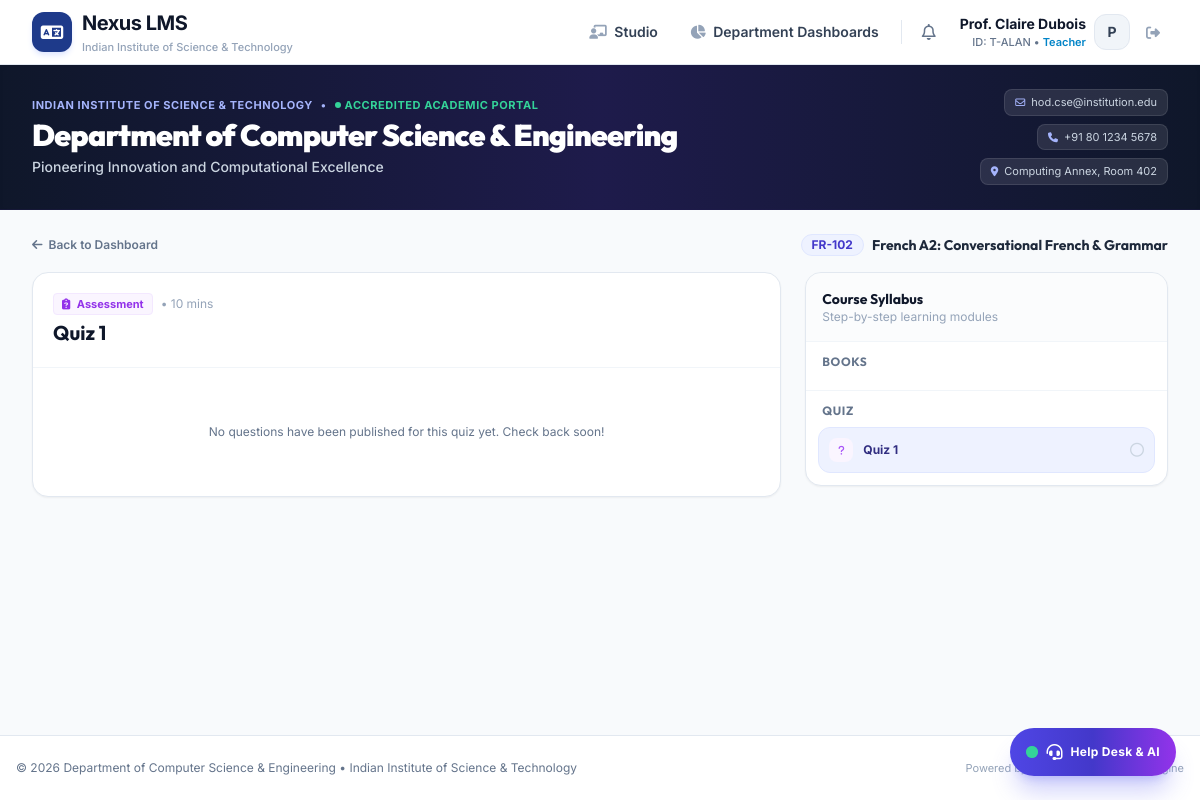
Page /course/2 (signed in) on the earlier database version.
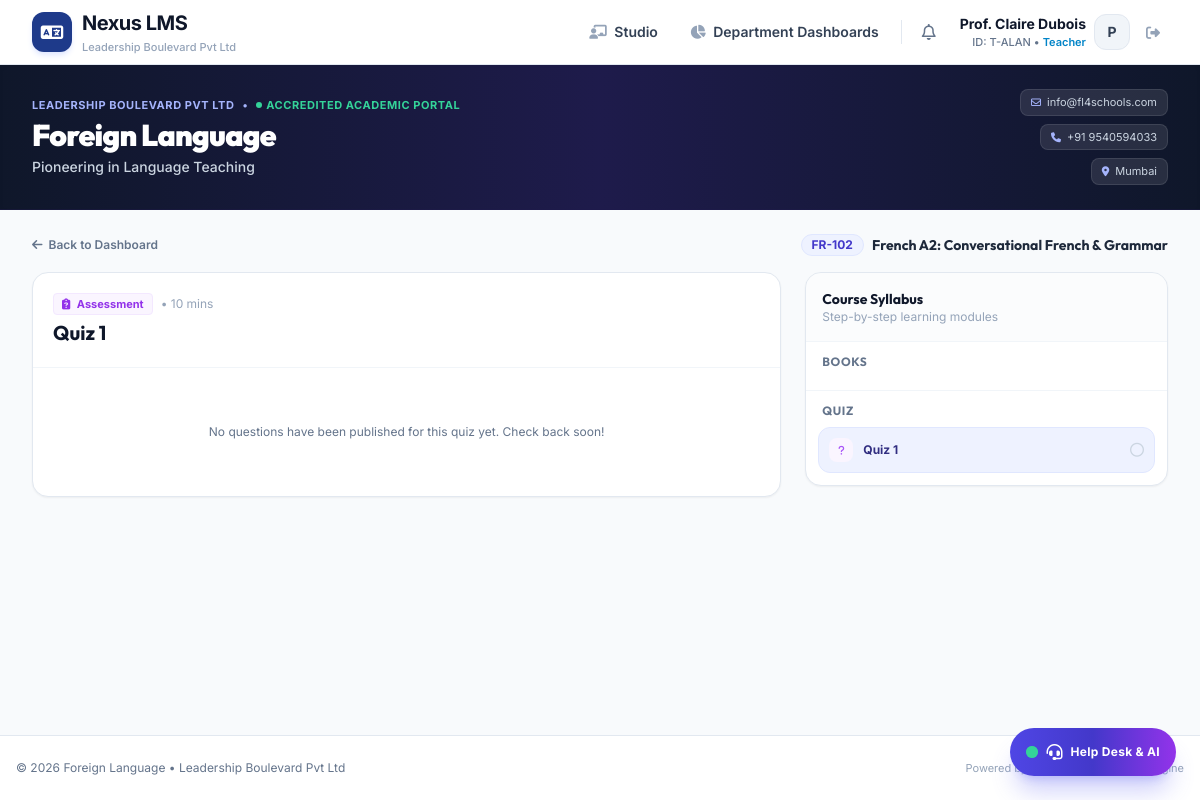
Same page on the later database version.
### tables this page shows
CREATE TABLE system_settings (
            key TEXT PRIMARY KEY,
            value TEXT NOT NULL
        );

### app/routes/student_routes.py (the view)
@router.get("/course/{course_id}", response_class=HTMLResponse)
async def course_player(request: Request, course_id: int, lesson_id: int = None):
    user = get_current_user(request)
    if not user:
        return RedirectResponse(url="/login", status_code=303)
    with get_db() as conn:
        cursor = conn.cursor()
        cursor.execute("UPDATE users SET last_active_at = CURRENT_TIMESTAMP WHERE id = ?", (user["id"],))
        cursor.execute("""
            SELECT c.*, u.full_name as teacher_name
            FROM courses c
            JOIN users u ON c.teacher_id = u.id
            WHERE c.id = ?
        """, (course_id,))
        course = cursor.fetchone()
        if not course:
            raise HTTPException(status_code=404, detail="Course not found")
        cursor.execute("UPDATE users SET last_active_at = CURRENT_TIMESTAMP WHERE id = ?", (user["id"],))
        if user["role"] == "student":
            cursor.execute("SELECT id FROM enrollments WHERE user_id = ? AND course_id = ?", (user["id"], course_id))
            if not cursor.fetchone():
                return templates.TemplateResponse("unauthorized_course.html", {
                    "request": request,
                    "user": user,
                    "course": dict(course)
                }, status_code=403)
        cursor.execute("SELECT * FROM modules WHERE course_id = ? ORDER BY position ASC, id ASC", (course_id,))
        modules_raw = cursor.fetchall()
        modules = []
        all_lessons = []
        active_lesson = None
        for m in modules_raw:
            mod_dict = dict(m)
            cursor.execute("""
                SELECT l.*,
                       COALESCE(lp.is_completed, 0) as is_completed,
                       COALESCE(lp.watched_seconds, 0) as watched_seconds
                FROM lessons l
                LEFT JOIN lesson_progress lp ON l.id = lp.lesson_id AND lp.user_id = ?
                WHERE l.module_id = ?
                ORDER BY l.position ASC, l.id ASC
            """, (user["id"], m["id"]))
            lessons = [dict(row) for row in cursor.fetchall()]
            mod_dict["lessons"] = lessons
            modules.append(mod_dict)
            all_lessons.extend(lessons)
        if not all_lessons:
            return templates.TemplateResponse("course_player.html", {
                "request": request,
                "user": user,
                "course": dict(course),
                "modules": [],
                "active_lesson": None,
                "quiz_data": None
            })
        if lesson_id:
            active_lesson = next((l for l in all_lessons if l["id"] == lesson_id), all_lessons[0])
        else:
            active_lesson = next((l for l in all_lessons if not l["is_completed"]), all_lessons[0])
        quiz_data = None
        user_attempts = []
        if active_lesson and active_lesson["content_type"] == "quiz":
            cursor.execute("SELECT * FROM quizzes WHERE lesson_id = ?", (active_lesson["id"],))
            quiz_row = cursor.fetchone()
            if quiz_row:
                quiz_data = dict(quiz_row)
                cursor.execute("SELECT id, question_text, option_a, option_b, option_c, option_d FROM quiz_questions WHERE quiz_id = ? ORDER BY id ASC", (quiz_data["id"],))
                quiz_data["questions"] = [dict(q) for q in cursor.fetchall()]
                cursor.execute("SELECT * FROM quiz_attempts WHERE user_id = ? AND quiz_id = ? ORDER BY attempted_at DESC LIMIT 5", (user["id"], quiz_data["id"]))
                user_attempts = [dict(a) for a in cursor.fetchall()]
                quiz_data["attempts"] = user_attempts
        youtube_id = None
        if active_lesson and active_lesson["content_type"] == "youtube":
            youtube_id = extract_youtube_id(active_lesson["content_value"])
    return templates.TemplateResponse("course_player.html", {
        "request": request,
        "user": user,
        "course": dict(course),
        "modules": modules,
        "active_lesson": active_lesson,
        "youtube_id": youtube_id,
        "quiz_data": quiz_data
    })

### app/templates/course_player.html (shortened to what the changed rows need)
{% extends "base.html" %}
{% block content %}
<div class="max-w-7xl mx-auto px-4 sm:px-6 lg:px-8 py-6">
    <div class="flex items-center justify-between mb-4">
        <div class="flex items-center space-x-2">
            <h1 class="text-sm font-bold text-slate-800 hidden sm:inline">{{ course.title }}</h1>
        </div>
    </div>
    <div class="grid grid-cols-1 lg:grid-cols-12 gap-6 items-start">
        <div class="lg:col-span-8 bg-white rounded-2xl border border-slate-200 shadow-sm overflow-hidden">
            {% if active_lesson %}
                <div class="p-5 border-b border-slate-100 flex flex-wrap justify-between items-center gap-3">
                    <div>
                        <h2 class="text-xl font-bold text-slate-900">{{ active_lesson.title }}</h2>
                    </div>
                </div>
            {% else %}
                <div class="p-12 text-center text-slate-500 text-sm">
                    Select a lesson from the curriculum sidebar on the right to start learning.
                </div>
            {% endif %}
        </div>
    </div>
</div>
{% endblock %}

### app/templates/base.html (shortened to what the changed rows need)
<!DOCTYPE html>
<html lang="en">
<head>
    {% set brand = get_branding() %}
    <script src="https://cdn.tailwindcss.com"></script>
    <link rel="stylesheet" href="https://cdnjs.cloudflare.com/ajax/libs/font-awesome/6.4.0/css/all.min.css">
</head>
<body class="bg-slate-50 text-slate-800 min-h-screen flex flex-col antialiased">
    {% set brand = get_branding() %}
    <header class="bg-white border-b border-slate-200 sticky top-0 z-40 shadow-xs">
        <div class="max-w-7xl mx-auto px-4 sm:px-6 lg:px-8">
            <div class="flex justify-between h-16 items-center">
                <div class="flex items-center space-x-3">
                    <a href="/" class="flex items-center space-x-2.5">
                        <div>
                            <span class="text-lg sm:text-xl font-bold text-slate-900 tracking-tight leading-none block">{{ brand.platform_name }}</span>
                            <span class="text-[11px] block text-slate-400 font-medium mt-0.5">{{ brand.institution_name }}</span>
                        </div>
                    </a>
                </div>
            </div>
        </div>
    </header>
    <div class="relative bg-gradient-to-r from-slate-900 via-indigo-950 to-slate-900 text-white overflow-hidden shadow-inner border-b border-indigo-950/40">
        <div class="relative z-10 max-w-7xl mx-auto px-4 sm:px-6 lg:px-8 py-5 sm:py-6">
            <div class="flex flex-col md:flex-row md:items-center md:justify-between gap-4">
                <div class="space-y-1 max-w-3xl">
                    <div class="flex items-center space-x-2 text-[11px] font-bold uppercase tracking-wider text-indigo-300">
                        <span>{{ brand.institution_name }}</span>
                        <span>&bull;</span>
                        <span class="text-emerald-400 flex items-center space-x-1">
                            <span class="w-1.5 h-1.5 rounded-full bg-emerald-400 animate-pulse"></span>
                            <span>{{ brand.accreditation_badge or 'Accredited Academic Portal' }}</span>
                        </span>
                    </div>
                    <h1 class="text-xl sm:text-2xl md:text-3xl font-black tracking-tight text-white leading-tight">
                        {{ brand.department_name }}
                    </h1>
                    {% if brand.department_tagline %}
                    <p class="text-xs sm:text-sm text-slate-300 font-medium">
                        {{ brand.department_tagline }}
                    </p>
                    {% endif %}
                </div>
                <div class="flex flex-wrap md:flex-col md:items-end gap-2 text-[11px] text-slate-300 shrink-0">
                    {% if brand.contact_email %}
                    <span class="inline-flex items-center space-x-1.5 px-2.5 py-1 rounded-lg bg-white/10 backdrop-blur-xs border border-white/10">
                        <i class="fa-regular fa-envelope text-indigo-300 text-[10px]"></i>
                        <span>{{ brand.contact_email }}</span>
                    </span>
                    {% endif %}
                    {% if brand.contact_phone %}
                    <span class="inline-flex items-center space-x-1.5 px-2.5 py-1 rounded-lg bg-white/10 backdrop-blur-xs border border-white/10">
                        <i class="fa-solid fa-phone text-indigo-300 text-[10px]"></i>
                        <span>{{ brand.contact_phone }}</span>
                    </span>
                    {% endif %}
                    {% if brand.contact_office %}
                    <span class="inline-flex items-center space-x-1.5 px-2.5 py-1 rounded-lg bg-white/10 backdrop-blur-xs border border-white/10">
                        <i class="fa-solid fa-location-dot text-indigo-300 text-[10px]"></i>
                        <span>{{ brand.contact_office }}</span>
                    </span>
                    {% endif %}
                </div>
            </div>
        </div>
    </div>
    <main class="flex-1">
        {% block content %}{% endblock %}
    </main>
    <footer class="bg-white border-t border-slate-200 py-6 mt-12">
        <div class="max-w-7xl mx-auto px-4 flex flex-col sm:flex-row items-center justify-between text-xs text-slate-500 gap-2">
            <p>&copy; 2026 {{ brand.department_name }} &bull; {{ brand.institution_name }}</p>
            <p class="text-[11px] text-slate-400">Powered by {{ brand.platform_name }} Enterprise Engine</p>
        </div>
    </footer>
</body>
</html>

Differences in the rows shown:
changed system_settings: institution_name "Indian Institute of Science & Technology" → "Leadership Boulevard Pvt Ltd"; institution_name "INDIAN INSTITUTE OF SCIENCE & TECHNOLOGY" → "LEADERSHIP BOULEVARD PVT LTD"
changed system_settings: department_name "Department of Computer Science & Engineering" → "Foreign Language"
changed system_settings: department_tagline "Pioneering Innovation and Computational Excellence" → "Pioneering in Language Teaching"
changed system_settings: contact_email "hod.cse@institution.edu" → "info@fl4schools.com"
changed system_settings (number 7 of 8 on the later page): contact_phone "+91 80 1234 5678" → "+91 9540594033"
changed system_settings: contact_office "Computing Annex, Room 402" → "Mumbai"
